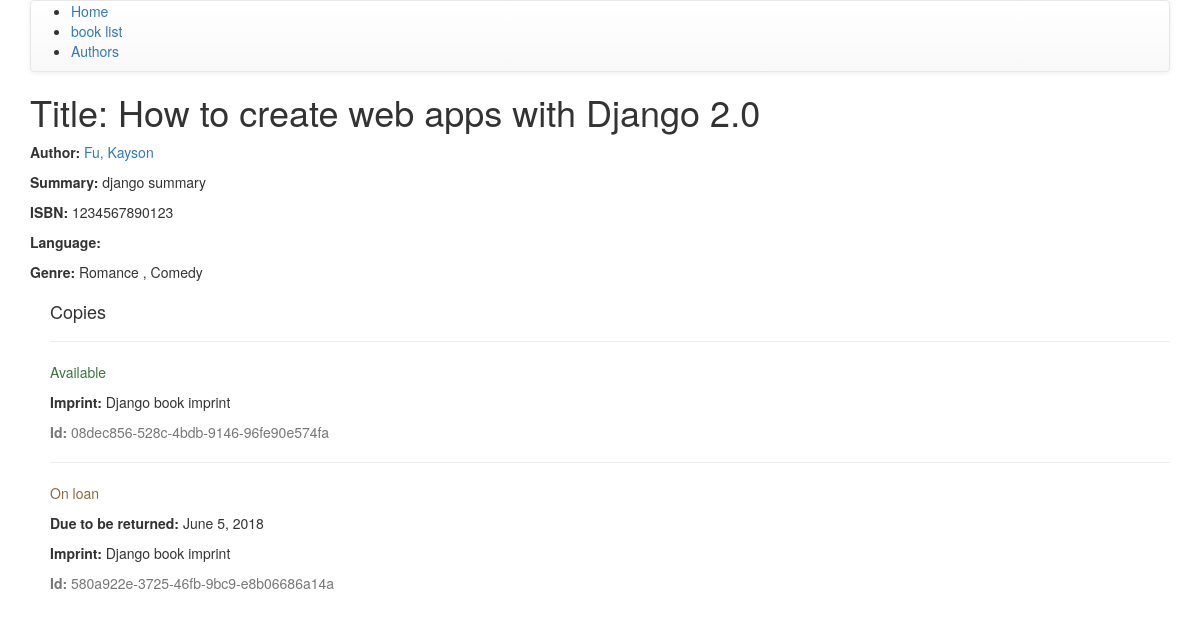
/catalog/book/1, run on the app's committed database.
### catalog/models.py (models this page shows, shortened)
class Book(models.Model):
    title = models.CharField(max_length=200)
    author = models.ForeignKey('Author', on_delete=models.SET_NULL, null = True)
    summary = models.TextField(max_length=1000, help_text='Enter a brief description of the book')
    isbn = models.CharField('ISBN',
                            max_length=13,
                            help_text='13 Character <a href="https://www.isbn-international.org/content/what-isbn">ISBN Number</a>')
    genre = models.ManyToManyField(Genre, help_text='Select a genre for this book')
    def display_genre(self):
        return ','.join([genre.name for genre in self.genre.all()[:3]])
    display_genre.short_description = 'Genre'

class Author(models.Model):
    first_name = models.CharField(max_length=100)
    last_name = models.CharField(max_length=100)
    date_of_birth = models.DateField(null=True, blank=True)
    date_of_death = models.DateField('Died', null=True, blank=True)
    class Meta:
        ordering = ["last_name"]
    def __str__(self):
        return '{0}, {1}'.format(self.last_name, self.first_name)

class Genre(models.Model):
    name = models.CharField(max_length=200, help_text='Enter a book genre')
    def __str__(self):
        return self.name

class BookInstance(models.Model):
    id = models.UUIDField(primary_key=True, default=uuid.uuid4, help_text='Uniquie ID for this particular book across whole library')
    book = models.ForeignKey('Book', on_delete=models.SET_NULL, null=True)
    imprint = models.CharField(max_length=200)
    due_back = models.DateField(null=True, blank=True)
    LOAN_STATUS = (
        ('m', 'Maintenance'),
        ('o', 'On loan'),
        ('a', 'Available'),
        ('r', 'Reversed'),
    )
    status = models.CharField(max_length=1, choices=LOAN_STATUS, blank=True, default='m', help_text='Book availability')
    class Meta:
        ordering = ["due_back"]

### catalog/views.py (the view)
# urls.py: path('book/<int:pk>', views.BookDetailView.as_view(), name='book-detail'),
class BookDetailView(generic.DetailView):
    model = Book
    template_name = 'catalog/book_detail.html'
    context_object_name = 'book'

### catalog/templates/catalog/book_detail.html
{% extends "catalog/base.html" %}
{% block content %}
  <h1>Title: {{ book.title }}</h1>
  <p><strong>Author:</strong> <a href="{% url 'catalog:author-detail' book.author.pk %}">{{ book.author }}</a></p>
  <p><strong>Summary:</strong> {{ book.summary }}</p>
  <p><strong>ISBN:</strong> {{ book.isbn }}</p>
  <p><strong>Language:</strong> {{ book.language }}</p>
  <p><strong>Genre:</strong> {% for genre in book.genre.all %}
                              {{ genre }}
                              {% if not forloop.last %}, {% endif %}
                            {% endfor %}</p>
  <div style="margin-left:20px;margin-top:20px">
    <h4>Copies</h4>
    {% for copy in book.bookinstance_set.all %}
    <hr>
    <p class="{% if copy.status == 'a' %}text-success{% elif copy.status == 'm' %}text-danger{% else %}text-warning{% endif %}">{{ copy.get_status_display }}</p>
    {% if copy.status != 'a' %}<p><strong>Due to be returned:</strong> {{copy.due_back}}</p>{% endif %}
    <p><strong>Imprint:</strong> {{copy.imprint}}</p>
    <p class="text-muted"><strong>Id:</strong> {{copy.id}}</p>
    {% endfor %}
  </div>
{% endblock %}

### data on the page
Book: title "How to create web apps with Django 2.0", author "Fu, Kayson", summary "django summary", isbn "1234567890123"
Genre: name "Romance"
Genre: name "Comedy"
BookInstance: status "Available", imprint "Django book imprint", id "08dec856-528c-4bdb-9146-96fe90e574fa"
BookInstance: status "On loan", due_back "June 5, 2018", imprint "Django book imprint", id "580a922e-3725-46fb-9bc9-e8b06686a14a"
